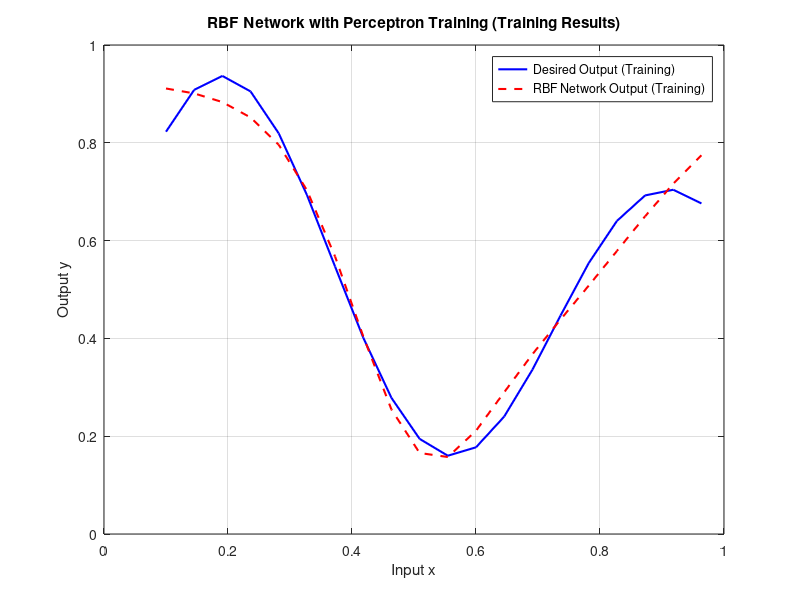
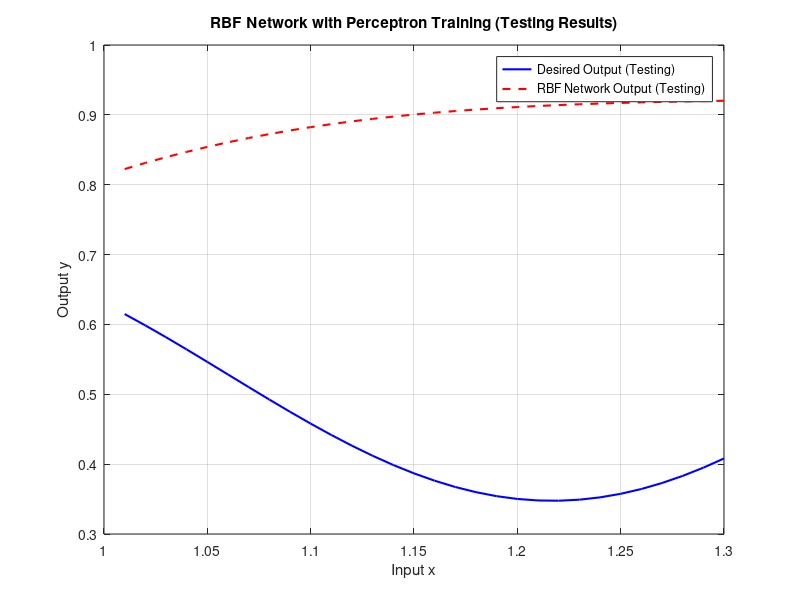

Write MATLAB code to recreate these figures, in order.
x = 0.1:1/22:1; 
y = ((1 + 0.6 * sin(2 * pi * x / 0.7)) + 0.3 * sin(2 * pi * x)) / 2;

c1 = 0.5; r1 = 0.1;
c2 = 0.65; r2 = 0.2;

F1 = exp(-((x - c1).^2) / (2 * r1^2));
F2 = exp(-((x - c2).^2) / (2 * r2^2)); 

Phi = [ones(length(x), 1), F1', F2'];
Y = y';
weights = rand(3, 1);

learning_rate = 0.01; 
error_threshold = 0.01; 
max_iterations = 5000;
iteration = 0;

while true
    iteration = iteration + 1;
    error_sum = 0;
    
    for i = 1:length(x)
        y_hat = Phi(i, :) * weights;
        error = Y(i) - y_hat;
        
        weights = weights + learning_rate * error * Phi(i, :)';
        
        error_sum = error_sum + abs(error);
    end
    
    mae = error_sum / length(x);
    
    if mae < error_threshold
        fprintf('Training stopped after %d iterations. MAE: %.4f\n', iteration, mae);
        break;
    end
    
    if iteration >= max_iterations
        fprintf('Max iterations reached. Final MSE: %.4f\n', mae);
        break;
    end
end

y_train_hat = Phi * weights;

figure;
plot(x, y, 'b', 'LineWidth', 1.5, 'DisplayName', 'Desired Output (Training)');
hold on;
plot(x, y_train_hat, 'r--', 'LineWidth', 1.5, 'DisplayName', 'RBF Network Output (Training)');
legend('show');
xlabel('Input x');
ylabel('Output y');
title('RBF Network with Perceptron Training (Training Results)');
grid on;
hold off;

% test
x_test = 1.01:0.01:1.3;
F1_test = exp(-((x_test - c1).^2) / (2 * r1^2));
F2_test = exp(-((x_test - c2).^2) / (2 * r2^2));
Phi_test = [ones(length(x_test), 1), F1_test', F2_test'];

y_test_hat = Phi_test * weights;
y_test = ((1 + 0.6 * sin(2 * pi * x_test / 0.7)) + 0.3 * sin(2 * pi * x_test)) / 2;

test_error = sum(mean(abs(y_test - y_test_hat)));
fprintf('Testing Error (MAE): %.4f\n', test_error);

figure;
plot(x_test, y_test, 'b', 'LineWidth', 1.5, 'DisplayName', 'Desired Output (Testing)');
hold on;
plot(x_test, y_test_hat, 'r--', 'LineWidth', 1.5, 'DisplayName', 'RBF Network Output (Testing)');
legend('show');
xlabel('Input x');
ylabel('Output y');
title('RBF Network with Perceptron Training (Testing Results)');
grid on;
hold off;
